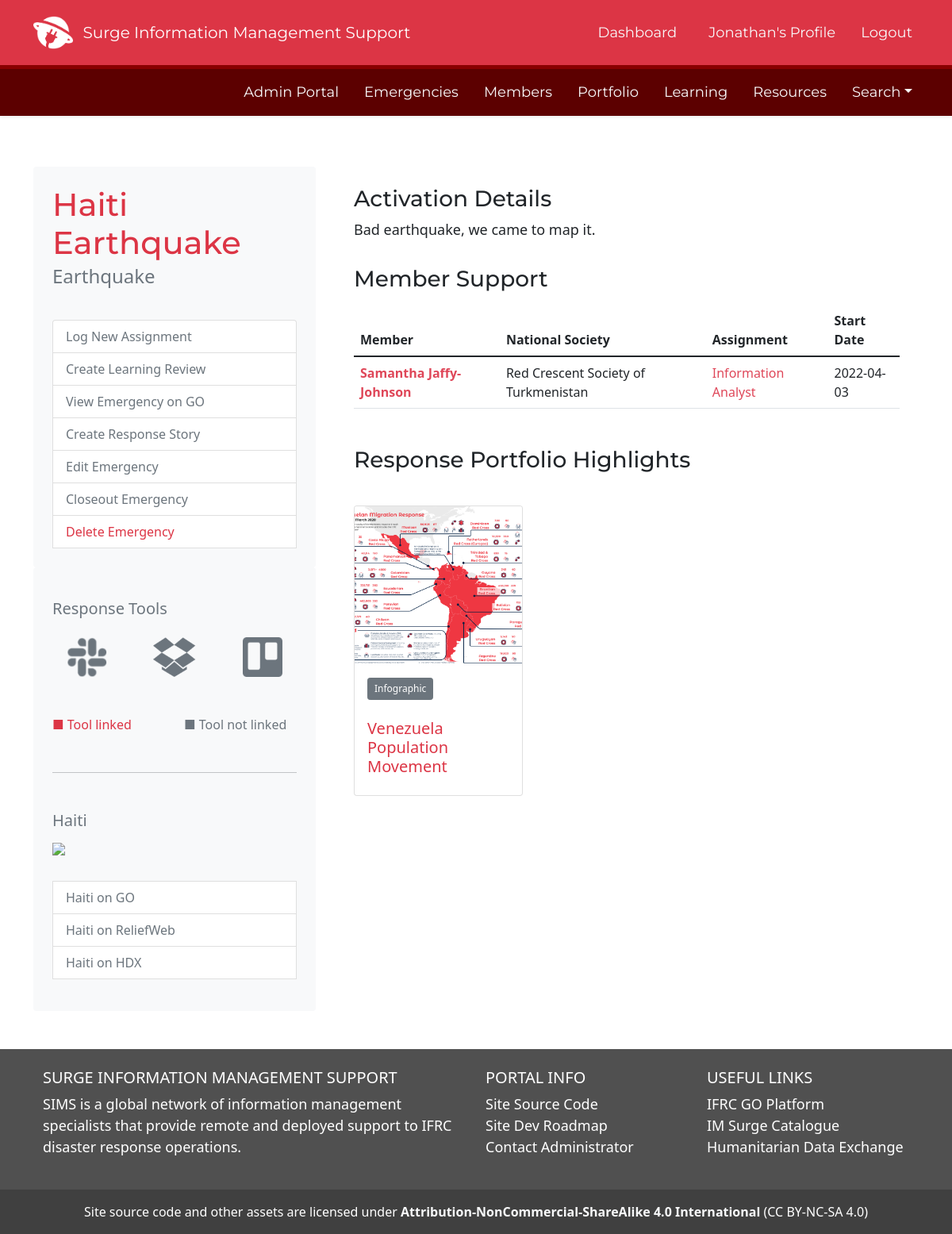
/emergency/3 (signed in), run on an earlier commit of the app's database.
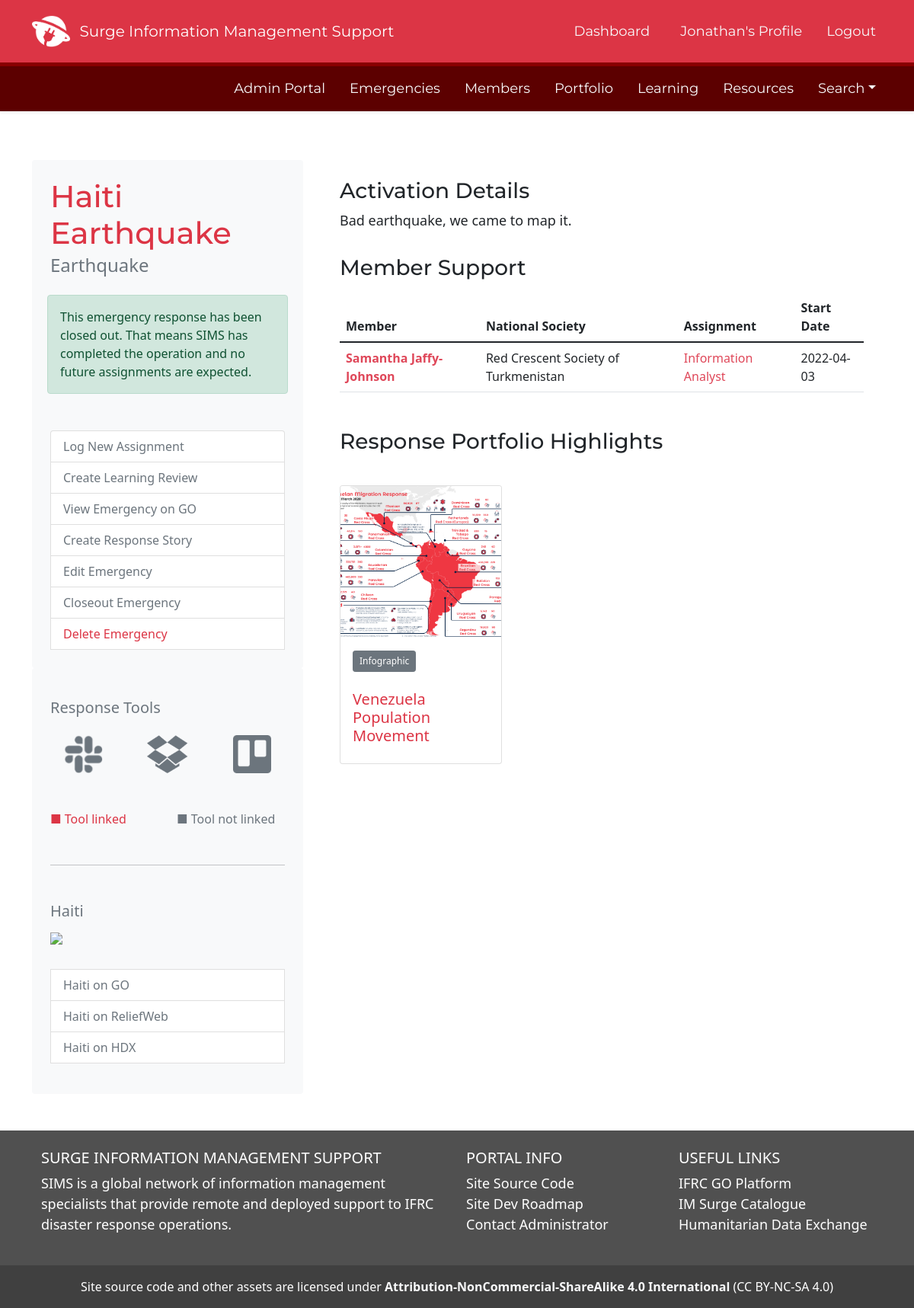
And on a later commit of the database.
### SIMS_Portal/emergencies/routes.py (the view)
@emergencies.route('/emergency/<int:id>', methods=['GET', 'POST'])
@login_required
def view_emergency(id):
	deployments = db.session.query(Assignment, Emergency, User, NationalSociety).join(Emergency, Emergency.id==Assignment.emergency_id).join(User, User.id==Assignment.user_id).join(NationalSociety, NationalSociety.ns_go_id==User.ns_id).filter(Emergency.id==id, Assignment.assignment_status=='Active').all()
	emergency_info = db.session.query(Emergency, EmergencyType, NationalSociety).join(EmergencyType, EmergencyType.emergency_type_go_id==Emergency.emergency_type_id).join(NationalSociety, NationalSociety.ns_go_id == Emergency.emergency_location_id).filter(Emergency.id==id).first()
	emergency_portfolio = db.session.query(Portfolio, Emergency).join(Emergency, Emergency.id==Portfolio.emergency_id).filter(Emergency.id==id, Portfolio.product_status=='Active').all()
	check_for_story = db.session.query(Story, Emergency).join(Emergency, Emergency.id == Story.emergency_id).filter(Story.emergency_id == id).first()
	return render_template('emergency.html', title='Emergency View', emergency_info=emergency_info, deployments=deployments, emergency_portfolio=emergency_portfolio, check_for_story=check_for_story)

### SIMS_Portal/models.py (called while the page is built)
@login_manager.user_loader
def load_user(user_id):
	return User.query.get(int(user_id))

### SIMS_Portal/templates/emergency.html (shortened to what the changed rows need)
{% extends "layout.html" %}
{% block content %}
<div class="container">
	<div class="row my-5">
		<div class="col col-md-4">
			<div class="card border-0 p-4 bg-light">
				<h1 class="text-danger mb-1" id='emergency-title'>{{ emergency_info.Emergency.emergency_name}}</h1>
				{% if emergency_info.Emergency.emergency_status == 'Closed' %}
				<div class='row my-2 px-2'>
					<div class="alert alert-success" role="alert">
					  This emergency response has been closed out. That means SIMS has completed the operation and no future assignments are expected.
					</div>
				</div>
				{% elif emergency_info.Emergency.emergency_status == 'Removed' %}
				<div class='row my-2 px-2'>
					<div class="alert alert-warning" role="alert">
					  This emergency response has been removed. The data remains accessible but the record should not be considered part of the SIMS portfolio or responses.
					</div>
				</div>
				{% endif %}
			</div>
		</div>
		<div class="col mx-4">
			<div class='mb-5'>
				{% if deployment_history_count == 0 %}
					No deployments yet.
				{% else %}
				<table class="table">
				  <thead class="">
					<tr>
					  <th>Member</th>
					  <th>National Society</th>
					  <th>Assignment</th>
					  <th>Start Date</th>
					</tr>
				  </thead>
				</table>
				{% endif %}
			</div>
			{% for product in emergency_portfolio %}
				</div>
			{% endfor %}
			</div>
		</div>
{% endblock content %}

What changed in the data, as far as the page shows it:
changed Emergency "Haiti Earthquake": emergency_status "Active" → "Closed" (drawn)
Also different on the page:
text now shown: "This emergency response has been closed out. That means SIMS has completed the operation and no future assignments are expected."
